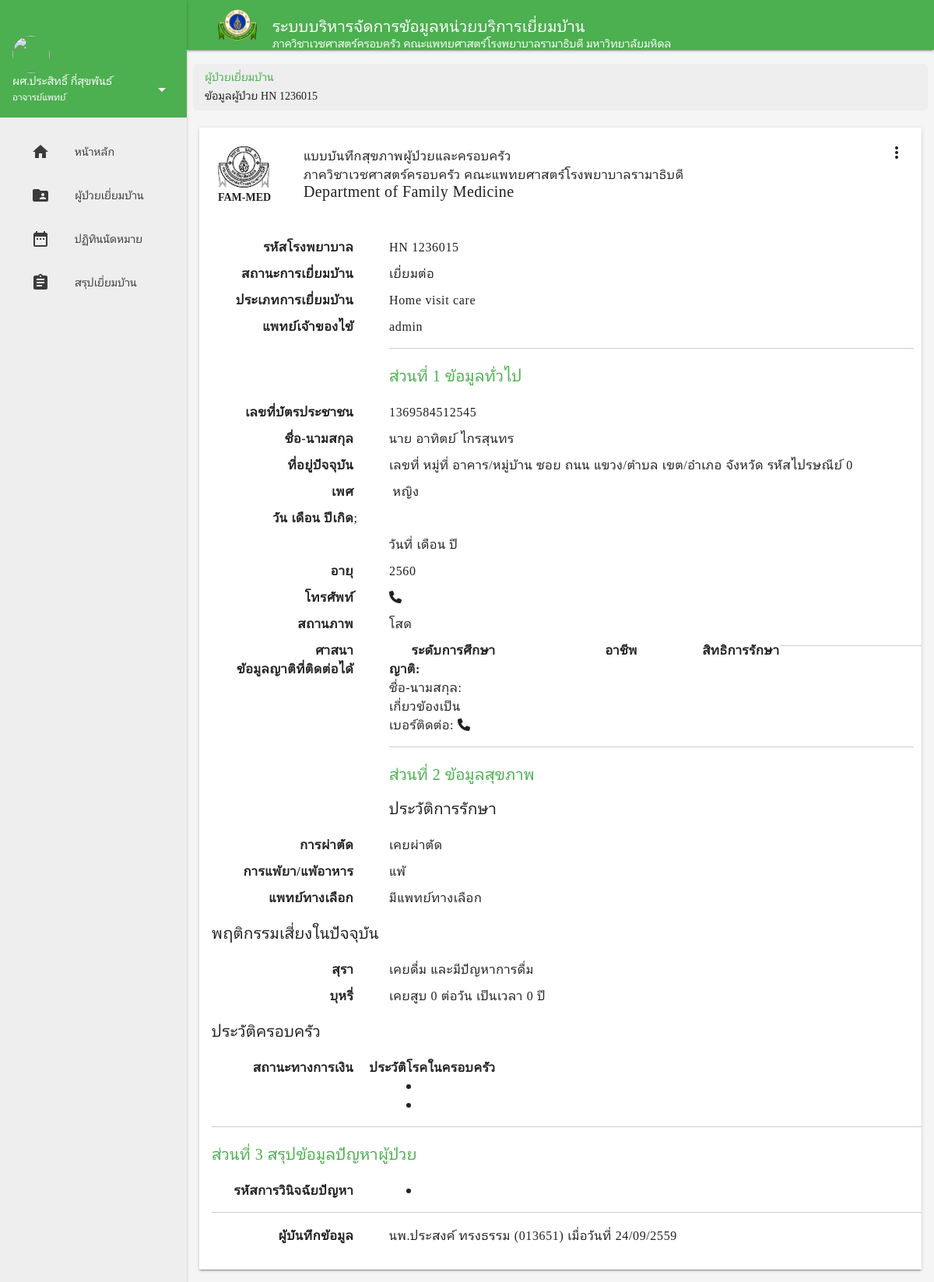
Page /patient_show.php?hn=1236015 (signed in) on the committed database.
### tables this page shows
CREATE TABLE `patientinfo` (
  `patient_hn` int(7) NOT NULL,
  `patient_visit_status` int(1) DEFAULT NULL,
  `patient_visit_type` int(1) DEFAULT NULL,
  `patient_id` varchar(13) NOT NULL,
  `patient_p_name` varchar(100) DEFAULT NULL,
  `patient_name` varchar(50) DEFAULT NULL,
  `patient_surname` varchar(50) DEFAULT NULL,
  `patient_gender` varchar(1) DEFAULT NULL,
  `patient_dateofbirth` int(2) DEFAULT NULL,
  `patient_monthofbirth` varchar(15) DEFAULT NULL,
  `patient_yearofbirth` int(4) DEFAULT NULL,
  `patient_status` varchar(20) DEFAULT NULL,
  `patient_religion` varchar(15) DEFAULT NULL,
  `patient_occupation` varchar(50) DEFAULT NULL,
  `patient_education` varchar(30) NOT NULL,
  `insure` varchar(10) NOT NULL,
  `patient_add_no` varchar(10) DEFAULT NULL,
  `patient_add_mhoo` varchar(10) NOT NULL,
  `patient_add_village` varchar(30) NOT NULL,
  `patient_add_soi` varchar(30) NOT NULL,
  `patient_add_road` varchar(30) NOT NULL,
  `patient_add_subdis` varchar(30) NOT NULL,
  `patient_add_dis` varchar(30) NOT NULL,
  `patient_add_province` varchar(30) NOT NULL,
  `patient_add_zip` int(4) NOT NULL,
  `patient_no_home` varchar(30) NOT NULL,
  `patient_no_mobile` varchar(10) NOT NULL,
  `patient_no_work` varchar(10) NOT NULL,
  `patient_doctor_owner` varchar(50) NOT NULL,
  `patient_doctor_visit` varchar(50) NOT NULL,
  `surgery` varchar(50) NOT NULL,
  `allergic` varchar(50) NOT NULL,
  `alternative` varchar(50) NOT NULL,
  `alcohol` varchar(4) NOT NULL,
  `alcohol_input` int(1) NOT NULL,
  `cigarette` varchar(4) NOT NULL,
  `cigarette_amout` int(3) NOT NULL,
  `cigarette_period` int(3) NOT NULL,
  `money` int(1) NOT NULL,
  `hypertansion` int(1) NOT NULL,
  `diabetes_mellitus` int(1) NOT NULL,
  `dyslipidemia` int(1) NOT NULL,
  `stroke` int(1) NOT NULL,
  `cad` int(1) NOT NULL,
  `cancer` varchar(50) NOT NULL,
  `other` varchar(50) NOT NULL,
  `main` varchar(5) NOT NULL,
  `problem` varchar(150) NOT NULL,
  `num_visit` int(2) NOT NULL,
  `last_visit` date NOT NULL,
  `next_visit` date NOT NULL,
  `relate_name` varchar(60) NOT NULL,
  `relate_tel` varchar(10) NOT NULL,
  `relate_def` varchar(20) NOT NULL
);

### patient_show.php (the view, shortened to what this page needs)
<!DOCTYPE html>
<html>
<?php
                                    $dbname = 'homevisit';
$hn = $_GET["hn"];
$sql20="SELECT * from patientinfo where patient_hn like '$hn' ";
$result = mysql_db_query($dbname,$sql20) or die (mysql_error());
$row = mysql_fetch_array($result);
$type = $row["patient_visit_type"];
switch ($type) {
case 1:
    $type = "Home visit care"; break;
}
    $hn = $row["patient_hn"];
    $doc = $row["patient_doctor_owner"];
    $add = $row["patient_p_name"]." ".$row["patient_name"]." ".$row["patient_surname"];
    $addd = "เลขที่ ".$row["patient_add_no"]." หมู่ที่ ".$row["patient_add_mhoo"]." อาคาร/หมู่บ้าน ".$row["patient_add_village"]." ซอย ".$row["patient_add_soi"]." ถนน ".$row["patient_add_road"]." แขวง/ตำบล ".$row["patient_add_subdis"]." เขต/อำเภอ ".$row["patient_add_dis"]." จังหวัด ".$row["patient_add_province"]." รหัสไปรษณีย์ ".$row["patient_add_zip"];
    $gender = $row["patient_gender"];
    $l2 = "วันที่ ".$row["patient_dateofbirth"]." เดือน ".$row["patient_monthofbirth"]." ปี ".$row["patient_yearofbirth"];
    $id = $row["patient_id"];
    $a = $row["patient_yearofbirth"];
$tel = $row["patient_no_mobile"];
$status = $row["patient_status"];
$r1 = $row["relate_name"];
$r2 = $row["relate_def"];
$sur = $row["surgery"];
$al = $row["alternative"];
$b = $row["alcohol"];
$p = $row["alcohol_input"];
$ll = $row["problem"];
$ci = $row["cigarette"];
$cia = $row["cigarette_amout"];
$ciy = $row["cigarette_period"];
$can = $row["cancer"];
$other = $row["other"];
$lov = $row["allergic"];
    ?>
    <head>
    <link rel="stylesheet" href="lib/mdl/material.min.css">
    <link rel="stylesheet" href="lib/mdl-template-dashboard/styles.css">
    <link rel="stylesheet" href="lib/font-awesome-4.6.3/css/font-awesome.min.css">
    <link rel="stylesheet" href="css/main.css">
    <link rel="stylesheet" href="css/font.css">
    <link rel="stylesheet" href="css/breadcrumb.css">
    </head>
    <body>
        <div class="demo-layout mdl-layout mdl-js-layout mdl-layout--fixed-drawer mdl-layout--fixed-header">
           <?php include "header.html";?>
            <main class="mdl-layout__content mdl-color--grey-100">
                <div class="mdl-grid demo-content">
                    <ul class="breadcrumb">
                        <li><a href="patient.html">ผู้ป่วยเยี่ยมบ้าน</a></li>
                        <li>ข้อมูลผู้ป่วย HN
                            <?php echo $hn;?>
                        </li>
                    </ul>
                    <div class="demo-updates mdl-card mdl-shadow--2dp mdl-cell mdl-cell--12-col mdl-cell--12-col-tablet mdl-cell--12-col-desktop">
                        <div class="mdl-card__menu">
                            <button id="menu-function" class="mdl-button mdl-js-button mdl-button--icon"> <i class="material-icons">more_vert</i> </button>
                        </div>
                        <div class="mdl-card__supporting-text mdl-color-text--grey-900 mdl-cell--12-col">
                            <div class="mdl-grid mdl-typography--subhead">
                                <div><img class="logo-report" src="img/logo-report.jpg">
                                    <p class="mdl-typography--body-2">FAM-MED</p>
                                </div>
                                <div> แบบบันทึกสุขภาพผู้ป่วยและครอบครัว
                                    <br> ภาควิชาเวชศาสตร์ครอบครัว คณะแพทยศาสตร์โรงพยาบาลรามาธิบดี
                                    <p class="mdl-typography--title">Department of Family Medicine</p>
                                </div>
                            </div>
                            <dl class="dl-horizontal mdl-typography--subhead"> <dt>รหัสโรงพยาบาล</dt>
                                <dd>HN
                                    <?php echo $hn;?>
                                </dd> <dt>สถานะการเยี่ยมบ้าน</dt>
                                <dd>เยี่ยมต่อ</dd> <dt>ประเภทการเยี่ยมบ้าน</dt>
                                <dd>
                                    <?php echo $type;?>
                                </dd> <dt>แพทย์เจ้าของไข้</dt>
                                <dd>
                                    <?php echo $doc;?>
                                        <hr>
                                        <h1 class="mdl-typography--title mdl-color-text--green">ส่วนที่ 1 ข้อมูลทั่วไป</h1> <dt>เลขที่บัตรประชาชน</dt>
                                        <dd>
                                            <?php echo $id;?>
                                        </dd> <dt>ชื่อ-นามสกุล</dt>
                                        <dd>
                                            <?php echo $add;?>
                                        </dd> <dt>ที่อยู่ปัจจุบัน</dt>
                                        <dd>
                                            <?php echo $addd;?>
                                        </dd> <dt>เพศ</dt>
                                        <dd>
                                            <?php
                                $mars = "fa fa-mars";
                                $venus = "fa fa-venus";
                                if ($gender == "male"){
                                    echo "<i class={$mars}></i> ชาย</dd>;";
                                }
                                else
                                    echo "<i class={$venus}></i> หญิง</dd>;";
                                ?> </dd> <dt>วัน เดือน ปีเกิด</dt>
                                        <dd>
                                            <?php  echo $l2; ?>
                                        </dd> <dt>อายุ</dt>
                                        <dd>
                                            <?php
                                $age = 2560 - $a;
                                echo $age;
                                ?>
                                        </dd> <dt>โทรศัพท์</dt>
                                        <dd><i class="fa fa-phone"></i>
                                        </dd>
                            <dt>สถานภาพ</dt>
                                        <dd>
                                            <?php  switch($status){
    case 0:
        echo "โสด" ; break;
                            };
                                ?>
                                        </dd> <dt>ศาสนา</dt>
                                         <dt>ระดับการศึกษา</dt>
                                         <dt>อาชีพ</dt>
                                         <dt>สิทธิการรักษา</dt>
                                        <hr> <dt>ข้อมูลญาติที่ติดต่อได้</dt>
                                        <dd> <b>ญาติ:</b>
                                            <br>ชื่อ-นามสกุล: <?php $r1; ?>
                                            <br>เกี่ยวข้องเป็น <?php $r2; ?>
                                            <br>เบอร์ติดต่อ: <i class="fa fa-phone"></i> <?php $tel; ?>
                                        <hr>
                                        <h1 class="mdl-typography--title mdl-color-text--green">ส่วนที่ 2 ข้อมูลสุขภาพ</h1>
                                        <h3 class="mdl-typography--title">ประวัติการรักษา</h3> <dt>การผ่าตัด</dt>
                                        <dd>
                                            <?php
                                if ($sur ==0) echo "ไม่เคยผ่าตัด";
                                else echo "เคยผ่าตัด ".$sur;
                                ?>
                                        </dd> <dt>การแพ้ยา/แพ้อาหาร</dt>
                                        <dd>
                                            <?php
                                    if ($lov ===0) {echo "ไม่แพ้ยาและไม่แพ้อาหาร".$row["allergic"];}
                                    else {
                                     echo    "แพ้ ".$lov;}
                                ?>
                                        </dd> <dt>แพทย์ทางเลือก</dt>
                                        <dd>
                                            <?php  if($al==0) echo "ไม่มีแพทย์ทางเลือก";
                                    else echo "มีแพทย์ทางเลือก ".$al;
                                ?>
                                        </dd>
                                        <h3 class="mdl-typography--title">พฤติกรรมเสี่ยงในปัจจุบัน</h3> <dt>สุรา</dt>
                                        <dd>
                                            <?php
                                        if ($b == "NO"){
                                             echo "ไม่เคยดื่ม" ;
                                        }
                                        else if ($b == "NOW"){
                                            echo "ดื่มอยู่ตอนนี้" ;
                                            if ($p == 0) echo " และมีปัญหาการดื่ม";
                                            else echo " และไม่มีปัญหาการดื่ม";
                                        }
                                        else {
                                            echo "เคยดื่ม" ;
                                            if ($p == 0) echo " และมีปัญหาการดื่ม";
                                            else echo " และไม่มีปัญหาการดื่ม";
                                        }
                                ?>
                                        </dd> <dt>บุหรี่</dt>
                                        <dd>
                                            <?php
                                        if ($ci == "NO"){
                                             echo "ไม่เคยสูบ" ;
                                        }
                                        else if ($ci == "NOW"){
                                            echo "สูบอยู่ตอนนี้ ".$cia." ต่อวัน เป็นเวลา ".$ciy ." ปี" ;
                                        }
                                        else {
                                            echo "เคยสูบ ".$cia." ต่อวัน เป็นเวลา ".$ciy ." ปี" ;
                                        }
                                ?>
                                        </dd>
                                        <h3 class="mdl-typography--title">ประวัติครอบครัว</h3> <dt>สถานะทางการเงิน</dt>
                                         <dt>ประวัติโรคในครอบครัว</dt>
                                        <dd>
                                            <ul class="mdl-typography--subhead">
                                                <br>
                                                <?php
                                        if ($can!=0) echo "<li>".$row["cancer"]."</li>";
                                        if ($other!=0) echo "<li>".$row["other"]."</li>";
                                    ?>
                                            </ul>
                                        </dd>
                                        <hr>
                                        <h1 class="mdl-typography--title mdl-color-text--green">ส่วนที่ 3 สรุปข้อมูลปัญหาผู้ป่วย</h1> <dt>รหัสการวินิจฉัยปัญหา</dt>
                                        <dd>
                                            <ul class="mdl-typography--subhead">
                                                <?php $test = $ll;
                                            $mind = explode (",",$test);
                                            $a = 0;
                                                while ($a < sizeof($mind)){
                                                    $s="SELECT * from icd10 where icd10_id like '$mind[$a]' ";
                                                    $r = mysql_db_query($dbname,$s) or die (mysql_error());
                                                    $ro = mysql_fetch_array($r);
                                                echo "<li>".$ro["icd10_id"]." ".$ro["icd10_name"]."</li>";
                                                $a++;
                                                }?>
                                            </ul>
                                        </dd>
                                        <hr> <dt> ผู้บันทึกข้อมูล </dt>
                                        <dd> นพ.ประสงค์ ทรงธรรม (013651) เมื่อวันที่ 24/09/2559 </dd>
                            </dl>
                        </div>
                    </div>
                </div>
            </main>
        </div>
    </body>
</html>

### css/main.css (style rules this page uses)
body { background-color: #fff; }
a { text-decoration: none; color: #4caf50; }
.logo-report { width: 60%; }
.dl-horizontal dt { float: left; min-width: 20%; text-align: right; }
.dl-horizontal dd { margin: 10px; margin-left: 25%; }
.breadcrumb { margin-top: 10px; padding-left: 15px; padding-top: 5px; padding-bottom: 7px; list-style: none; background-color: #eee; width: 100%; border-radius: 5px; }

### rows in the picture
patientinfo: patient_hn "1236015", patient_visit_type "Home visit care", patient_doctor_owner "admin", patient "1369584512545", add "นาย อาทิตย์ ไกรสุนทร", addd "เลขที่ หมู่ที่ อาคาร/หมู่บ้าน ซอย ถนน แขวง/ตำบล เขต/อำเภอ จังหวัด รหัสไปรษณีย์ 0", l2 "วันที่ เดือน ปี", cigarette_amout "0", cigarette_period "0"

### other values in the picture
$age "2560"
